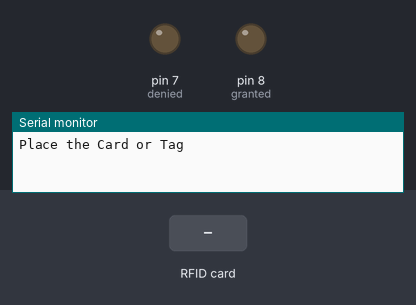
Bench run of a sketch on a simulated Arduino Uno, built with avr-gcc and run on an emulated ATmega328P. Shown: output pins drawn as LEDs (lit = HIGH), the last lines printed to the serial monitor. Inputs (shaded band) come from the test bench. Pins used as bus, display or sensor lines are not drawn.

Above: at 1.2 s.
1.3 s: RFID card 56 E0 67 AC held to the reader
At 2.1 s:
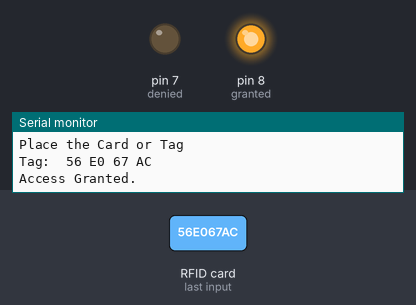
2.8 s: RFID card 5E 7A 19 C4 held to the reader
At 3.4 s:
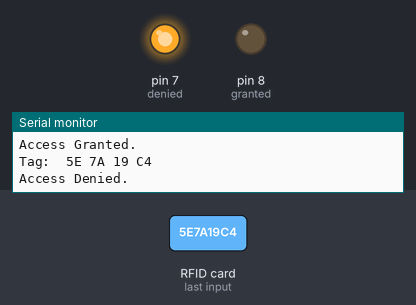
Timing chart, 0 to 5.8 s (numbered marks = the images above; inputs shaded):
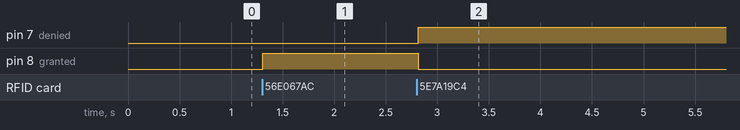

Measured:
- after the input at 1.3 s, pin 8 (granted): LOW → HIGH at once
- after the input at 2.8 s, pin 7 (denied): LOW → HIGH at once; pin 8 (granted): HIGH → LOW at once

The sketch:

rfiddoorlock.ino
```cpp
#include <SPI.h>
#include <MFRC522.h>
MFRC522 mfrc522(10, 9);
int granted = 8;
int denied = 7;

void setup(){
Serial.begin(9600);
SPI.begin();
mfrc522.PCD_Init();
pinMode(granted,OUTPUT);
pinMode(denied,OUTPUT);
Serial.println("Place the Card or Tag ");
}

void loop(){
if ( ! mfrc522.PICC_IsNewCardPresent()){
return;
}
if ( ! mfrc522.PICC_ReadCardSerial()) {
return;
}
Serial.print("Tag: ");
String content= "";
for (byte i = 0; i < mfrc522.uid.size; i++) {
Serial.print(mfrc522.uid.uidByte[i] < 0x10 ? " 0" : " ");
Serial.print(mfrc522.uid.uidByte[i], HEX);
content.concat(String(mfrc522.uid.uidByte[i] < 0x10 ? " 0" : " "));
content.concat(String(mfrc522.uid.uidByte[i], HEX));
}
Serial.println();
content.toUpperCase();
content = content.substring(1);
if(content == "56 E0 67 AC"){
  digitalWrite(granted,HIGH);
  digitalWrite(denied,LOW);
Serial.println("Access Granted.");
Serial.println();
delay(900);
}else{
  digitalWrite(granted,LOW);
  digitalWrite(denied,HIGH);
Serial.println("Access Denied.");
delay(900);
}
}
```
